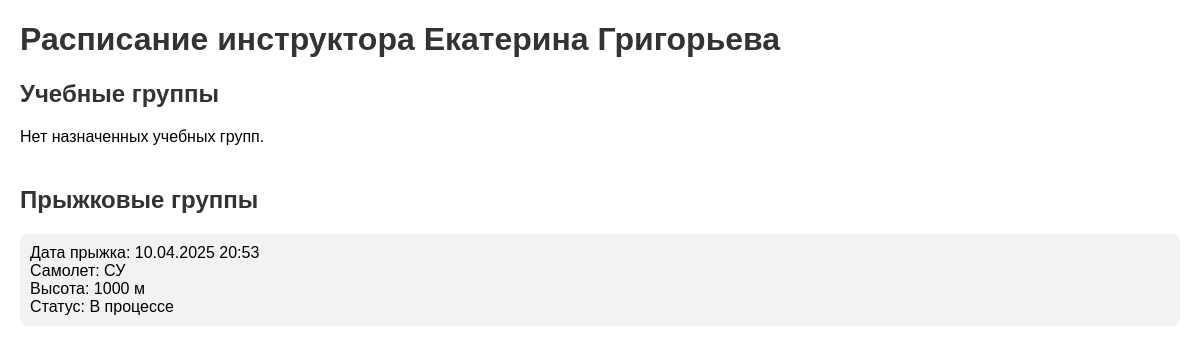
The page /instructors/5/schedule/ on the database its author committed.
### instructors/models.py (models this page shows, shortened)
class Instructor(models.Model):
    instructor_id = models.AutoField(primary_key=True)
    first_name = models.CharField(max_length=255)
    middle_name = models.CharField(max_length=255)
    last_name = models.CharField(max_length=255)
    contact_info = models.CharField(max_length=255)
    qualification = models.CharField(max_length=50)
    status = models.CharField(max_length=50)

class JumpGroup(models.Model):
    instructor_air = models.ForeignKey(Instructor, on_delete=models.CASCADE, related_name='air_instructor')
    instructor_ground = models.ForeignKey(Instructor, on_delete=models.CASCADE, related_name='ground_instructor')
    jump_date = models.DateTimeField()
    aircraft_type = models.CharField(max_length=255)
    altitude = models.PositiveIntegerField(help_text="Высота в метрах")
    status = models.CharField(max_length=50, choices=[('Created', 'Создана'),('Progress', 'В процессе'),('Jump', 'Выполнение прыжка'), ('Completed', 'Завершен'),
                                                      ('Cancelled', 'Отменен')], default='Created')

### instructors/views.py (the view)
# urls.py: path('instructors/<int:instructor_id>/schedule/', instructor_schedule, name='instructor_schedule'),
def instructor_schedule(request, instructor_id):
    instructor = get_object_or_404(Instructor, pk=instructor_id)
    training_groups = TrainingGroup.objects.filter(instructor=instructor)
    jump_groups = JumpGroup.objects.filter(
        Q(instructor_air=instructor) | Q(instructor_ground=instructor)
    )
    context = {
        'instructor': instructor,
        'training_groups': training_groups,
        'jump_groups': jump_groups,
    }
    return render(request, 'instructor_schedule.html', context)

### instructors/templates/instructor_schedule.html (shortened to what this page needs)
<!DOCTYPE html>
<html lang="ru">
<head>
</head>
<body>
<h1>Расписание инструктора {{ instructor.first_name }} {{ instructor.last_name }}</h1>
<div class="section">
    <h2>Учебные группы</h2>
    {% if training_groups %}
        <ul>
            {% for group in training_groups %}
                <li>
                    <a href="{% url 'training_group_detail' instructor_id=instructor.instructor_id training_group_id=group.group_id %}">
                        <strong>{{ group.group_name }}</strong>
                    </a><br>
                    Статус: {{ group.get_status_display }}<br>
                    Начало: {{ group.start_date_time|date:"d.m.Y H:i" }}<br>
                    {% if group.end_date_time %}
                        Завершение: {{ group.end_date_time|date:"d.m.Y H:i" }}
                    {% endif %}
                </li>
            {% endfor %}
        </ul>
    {% else %}
        <p>Нет назначенных учебных групп.</p>
    {% endif %}
</div>
<div class="section">
    <h2>Прыжковые группы</h2>
    {% if jump_groups %}
        <ul>
            {% for jump in jump_groups %}
                <li>
                    Дата прыжка: {{ jump.jump_date|date:"d.m.Y H:i" }}<br>
                    Самолет: {{ jump.aircraft_type }}<br>
                    Высота: {{ jump.altitude }} м<br>
                    Статус: {{ jump.get_status_display }}
                </li>
            {% endfor %}
        </ul>
    {% else %}
        <p>Нет назначенных прыжковых групп.</p>
    {% endif %}
</div>
</body>
</html>

### instructors/templates/instructor_schedule.html (style rules this page uses)
body { font-family: Arial, sans-serif; margin: 20px; }
h1, h2 { color: #333; }
ul { list-style-type: none; padding: 0; }
li { background: #f2f2f2; margin: 10px 0; padding: 10px; border-radius: 8px; }
.section { margin-bottom: 40px; }

### rows shown on the page
Instructor: first_name "Екатерина", last_name "Григорьева"
JumpGroup: jump_date "10.04.2025 20:53", aircraft_type "СУ", altitude "1000", status "В процессе"
